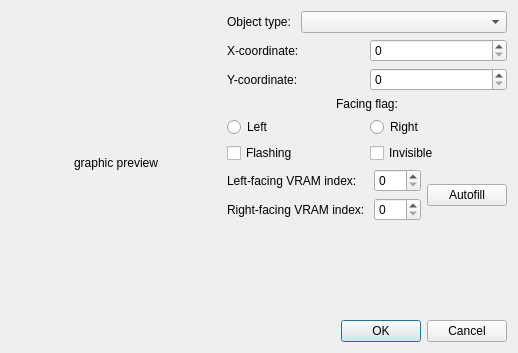
<?xml version="1.0" encoding="UTF-8"?>
<ui version="4.0">
 <class>ObjectEditDialog</class>
 <widget class="QDialog" name="ObjectEditDialog">
  <property name="geometry">
   <rect>
    <x>0</x>
    <y>0</y>
    <width>518</width>
    <height>353</height>
   </rect>
  </property>
  <property name="windowTitle">
   <string>Object Properties</string>
  </property>
  <layout class="QGridLayout" name="gridLayout_2">
   <item row="0" column="0">
    <layout class="QHBoxLayout" name="horizontalLayout_8">
     <item>
      <widget class="QLabel" name="graphicPreviewLabel">
       <property name="sizePolicy">
        <sizepolicy hsizetype="Expanding" vsizetype="Preferred">
         <horstretch>0</horstretch>
         <verstretch>0</verstretch>
        </sizepolicy>
       </property>
       <property name="text">
        <string>graphic preview</string>
       </property>
       <property name="alignment">
        <set>Qt::AlignCenter</set>
       </property>
      </widget>
     </item>
     <item>
      <layout class="QVBoxLayout" name="verticalLayout_2">
       <item>
        <layout class="QHBoxLayout" name="horizontalLayout_3">
         <item>
          <widget class="QLabel" name="label_3">
           <property name="text">
            <string>Object type: </string>
           </property>
          </widget>
         </item>
         <item>
          <widget class="QComboBox" name="objectTypeComboBox">
           <property name="sizePolicy">
            <sizepolicy hsizetype="Expanding" vsizetype="Fixed">
             <horstretch>0</horstretch>
             <verstretch>0</verstretch>
            </sizepolicy>
           </property>
          </widget>
         </item>
        </layout>
       </item>
       <item>
        <layout class="QHBoxLayout" name="horizontalLayout">
         <item>
          <widget class="QLabel" name="label">
           <property name="text">
            <string>X-coordinate:</string>
           </property>
          </widget>
         </item>
         <item>
          <widget class="QSpinBox" name="xPosSpinBox">
           <property name="maximum">
            <number>65535</number>
           </property>
          </widget>
         </item>
        </layout>
       </item>
       <item>
        <layout class="QHBoxLayout" name="horizontalLayout_2">
         <item>
          <widget class="QLabel" name="label_2">
           <property name="text">
            <string>Y-coordinate: </string>
           </property>
          </widget>
         </item>
         <item>
          <widget class="QSpinBox" name="yPosSpinBox">
           <property name="maximum">
            <number>65535</number>
           </property>
          </widget>
         </item>
        </layout>
       </item>
       <item>
        <layout class="QVBoxLayout" name="verticalLayout">
         <item>
          <widget class="QLabel" name="label_4">
           <property name="text">
            <string>Facing flag:</string>
           </property>
           <property name="alignment">
            <set>Qt::AlignCenter</set>
           </property>
          </widget>
         </item>
         <item>
          <layout class="QHBoxLayout" name="horizontalLayout_4">
           <item>
            <widget class="QRadioButton" name="leftFacingButton">
             <property name="text">
              <string>Left</string>
             </property>
            </widget>
           </item>
           <item>
            <widget class="QRadioButton" name="rightFacingButton">
             <property name="text">
              <string>Right</string>
             </property>
            </widget>
           </item>
          </layout>
         </item>
        </layout>
       </item>
       <item>
        <layout class="QHBoxLayout" name="horizontalLayout_5">
         <item>
          <widget class="QCheckBox" name="blinkingBox">
           <property name="text">
            <string>Flashing</string>
           </property>
          </widget>
         </item>
         <item>
          <widget class="QCheckBox" name="invisibilityBox">
           <property name="text">
            <string>Invisible</string>
           </property>
          </widget>
         </item>
        </layout>
       </item>
       <item>
        <layout class="QGridLayout" name="gridLayout">
         <item row="0" column="0">
          <layout class="QHBoxLayout" name="horizontalLayout_6">
           <item>
            <widget class="QLabel" name="label_5">
             <property name="text">
              <string>Left-facing VRAM index:</string>
             </property>
            </widget>
           </item>
           <item>
            <widget class="QSpinBox" name="leftTileVRAMIndexBox">
             <property name="sizePolicy">
              <sizepolicy hsizetype="Fixed" vsizetype="Fixed">
               <horstretch>0</horstretch>
               <verstretch>0</verstretch>
              </sizepolicy>
             </property>
             <property name="maximum">
              <number>255</number>
             </property>
            </widget>
           </item>
          </layout>
         </item>
         <item row="0" column="1" rowspan="2">
          <widget class="QPushButton" name="vramAutofillButton">
           <property name="text">
            <string>Autofill</string>
           </property>
          </widget>
         </item>
         <item row="1" column="0">
          <layout class="QHBoxLayout" name="horizontalLayout_7">
           <item>
            <widget class="QLabel" name="label_6">
             <property name="text">
              <string>Right-facing VRAM index: </string>
             </property>
            </widget>
           </item>
           <item>
            <widget class="QSpinBox" name="rightTileVRAMIndexBox">
             <property name="maximum">
              <number>255</number>
             </property>
            </widget>
           </item>
          </layout>
         </item>
        </layout>
       </item>
       <item>
        <widget class="QStackedWidget" name="spawnParameterWidget">
         <property name="currentIndex">
          <number>4</number>
         </property>
         <widget class="SpawnParameterStandardWidget" name="page"/>
         <widget class="SpawnParameterWarpWidget" name="page_2"/>
         <widget class="SpawnParameterManualWidget" name="page_3"/>
         <widget class="SpawnParameterMissileLauncherWidget" name="page_4"/>
         <widget class="SpawnParameterEnemyMineWidget" name="page_5"/>
        </widget>
       </item>
      </layout>
     </item>
    </layout>
   </item>
   <item row="1" column="0">
    <widget class="QDialogButtonBox" name="buttonBox">
     <property name="orientation">
      <enum>Qt::Horizontal</enum>
     </property>
     <property name="standardButtons">
      <set>QDialogButtonBox::Cancel|QDialogButtonBox::Ok</set>
     </property>
    </widget>
   </item>
  </layout>
 </widget>
 <customwidgets>
  <customwidget>
   <class>SpawnParameterStandardWidget</class>
   <extends>QWidget</extends>
   <header>spawnparameterstandardwidget.h</header>
   <container>1</container>
  </customwidget>
  <customwidget>
   <class>SpawnParameterWarpWidget</class>
   <extends>QWidget</extends>
   <header>spawnparameterwarpwidget.h</header>
   <container>1</container>
  </customwidget>
  <customwidget>
   <class>SpawnParameterManualWidget</class>
   <extends>QWidget</extends>
   <header>spawnparametermanualwidget.h</header>
   <container>1</container>
  </customwidget>
  <customwidget>
   <class>SpawnParameterMissileLauncherWidget</class>
   <extends>QWidget</extends>
   <header>spawnparametermissilelauncherwidget.h</header>
   <container>1</container>
  </customwidget>
  <customwidget>
   <class>SpawnParameterEnemyMineWidget</class>
   <extends>QWidget</extends>
   <header>spawnparameterenemyminewidget.h</header>
   <container>1</container>
  </customwidget>
 </customwidgets>
 <resources/>
 <connections>
  <connection>
   <sender>buttonBox</sender>
   <signal>accepted()</signal>
   <receiver>ObjectEditDialog</receiver>
   <slot>accept()</slot>
   <hints>
    <hint type="sourcelabel">
     <x>248</x>
     <y>254</y>
    </hint>
    <hint type="destinationlabel">
     <x>157</x>
     <y>274</y>
    </hint>
   </hints>
  </connection>
  <connection>
   <sender>buttonBox</sender>
   <signal>rejected()</signal>
   <receiver>ObjectEditDialog</receiver>
   <slot>reject()</slot>
   <hints>
    <hint type="sourcelabel">
     <x>316</x>
     <y>260</y>
    </hint>
    <hint type="destinationlabel">
     <x>286</x>
     <y>274</y>
    </hint>
   </hints>
  </connection>
 </connections>
</ui>
